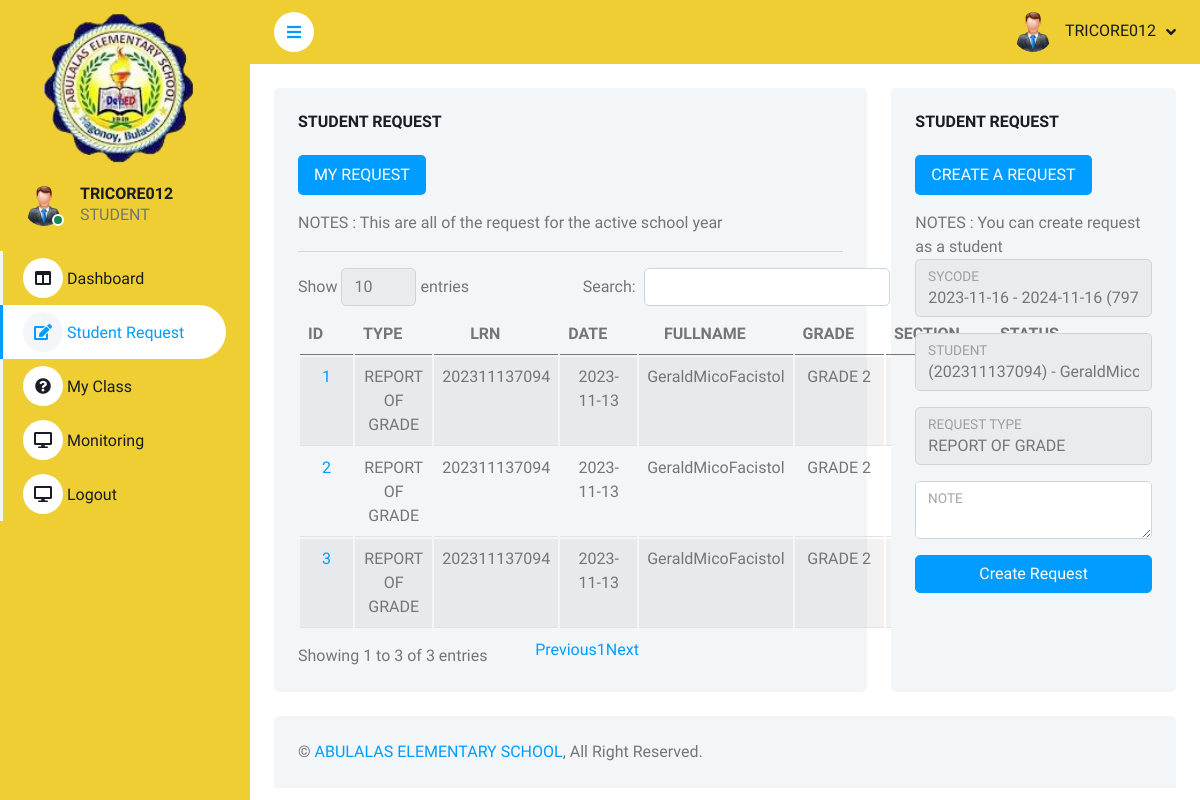
The page /home.php?view=request (signed in) on the database its author committed.
### tables this page shows
CREATE TABLE `tbl_user_information` (
  `user_id` int(11) NOT NULL,
  `uid` varchar(250) NOT NULL,
  `email` varchar(50) NOT NULL,
  `password` varchar(250) NOT NULL,
  `designation` int(50) NOT NULL,
  `code` int(50) NOT NULL,
  `status` varchar(50) NOT NULL
);

CREATE TABLE `tbl_user_designation` (
  `did` int(11) NOT NULL,
  `role` varchar(50) NOT NULL
);

CREATE TABLE `tbl_school_student_request` (
  `reqid` int(11) NOT NULL,
  `sycode` int(50) NOT NULL,
  `uid` varchar(255) NOT NULL,
  `request_type` int(50) NOT NULL,
  `note` text NOT NULL,
  `status` varchar(50) NOT NULL,
  `date_created` date NOT NULL
);

CREATE TABLE `tbl_school_request_type` (
  `req` int(11) NOT NULL,
  `type` varchar(50) NOT NULL
);

CREATE TABLE `tbl_school_student_record` (
  `rid` int(11) NOT NULL,
  `sycode` int(50) NOT NULL,
  `uid` varchar(255) NOT NULL,
  `fname` text NOT NULL,
  `address` text NOT NULL,
  `current_level` int(50) NOT NULL,
  `current_section` int(50) NOT NULL
);

CREATE TABLE `tbl_school_year_details_grade` (
  `gid` int(11) NOT NULL,
  `sycode` int(50) NOT NULL,
  `grade` varchar(100) NOT NULL
);

### route/student-request.php (the view, shortened to what the rows shown need)
<div class="container-fluid pt-4 px-4">
                <div class="row g-4">
                    <div class="col-sm-12 col-xl-8">
                        <div class="bg-light rounded h-100 p-4">
                            <div class="tab-content" id="pills-tabContent">
                                <div class="tab-pane fade show active" id="pills-allrequest" role="tabpanel" aria-labelledby="pills-allrequest-tab">
                                    <table id="myRequestActiveSyTable" class="table table-striped" style="text-align:center;">
                                                  <thead>
                                                      <tr>
                                                        <th scope="col">ID</th>
                                                        <th scope="col">TYPE</th>
                                                        <th scope="col">LRN</th>
                                                        <th scope="col">DATE</th>
                                                        <th scope="col">FULLNAME</th>
                                                        <th scope="col">GRADE</th>
                                                        <th scope="col">SECTION</th>
                                                        <th scope="col">STATUS</th>
                                                      </tr>
                                                   </thead>
                                                 <tbody>
                                                <?php
                                                $uid = $userSession[0]['uid'];
                                                $allRequest = $portCont->getStudentRequestSpecificStudentCurrentSchoolYear($uid);
                                                if (!empty($allRequest)) {
                                                    foreach ($allRequest as $key => $value) {
                                                ?>
                                                <tr>
                                                    <td><a href="home.php?view=request_history&reqid=<?php echo $allRequest[$key]['reqid']; ?>"><?php echo $allRequest[$key]['reqid']; ?></a></td>
                                                    <td><?php echo $allRequest[$key]['type']; ?></td>
                                                    <td><?php echo $allRequest[$key]['uid']; ?></td>
                                                    <td><?php echo $allRequest[$key]['requestcreationdate']; ?></td>
                                                    <td><?php echo $allRequest[$key]['fname']; ?></td>
                                                    <td><?php echo $allRequest[$key]['grade']; ?></td>
                                                    <td><?php echo $allRequest[$key]['section_name']; ?></td>
                                                    <td><?php echo $allRequest[$key]['requeststatus']; ?></td>
                                                </tr>
                                            <?php } } ?>
                                         </tbody>
                                     </table>
                                </div>
                            </div>
                        </div>
                    </div>
                </div>
            </div>

### home.php (shortened to what the rows shown need)
<?php include('connection/MainController.php'); ?>
<!DOCTYPE html>
<html lang="en">
<head>
    <link href="https://cdnjs.cloudflare.com/ajax/libs/font-awesome/5.10.0/css/all.min.css" rel="stylesheet">
    <link href="https://cdn.jsdelivr.net/npm/bootstrap-icons@1.4.1/font/bootstrap-icons.css" rel="stylesheet">
    <link href="lib/owlcarousel/assets/owl.carousel.min.css" rel="stylesheet">
    <link href="lib/tempusdominus/css/tempusdominus-bootstrap-4.min.css" rel="stylesheet" />
    <link href="css/bootstrap.min.css" rel="stylesheet">
    <link href="css/style.css" rel="stylesheet">
    <link rel="stylesheet" type="text/css" href="datatable/datatable/dataTable.bootstrap.min.css">
    <link rel="stylesheet" href="https://unpkg.com/ag-grid-community/dist/styles/ag-grid.css">
    <link rel="stylesheet" href="https://unpkg.com/ag-grid-community/dist/styles/ag-theme-alpine.css">
</head>
<body>
    <div class="container-fluid position-relative bg-white d-flex p-0">
        <div class="sidebar pe-4 pb-3" style="background-color:#eece32;">
            <nav class="navbar navbar-light" style="background-color:#eece32;">
                <div class="d-flex align-items-center ms-4 mb-4">
                    <div class="ms-3">
                        <h6 class="mb-0"><?php echo strtoupper($filteredEmail); ?></h6>
                        <span><?php echo strtoupper($userSession[0]['role']); ?></span>
                    </div>
                </div>
            </nav>
        </div>
        <div class="content">
            <nav class="navbar navbar-expand navbar-light sticky-top px-4 py-0" style="background-color:#eece32;">
                <div class="navbar-nav align-items-center ms-auto">
                    <div class="nav-item dropdown">
                        <a href="#" class="nav-link dropdown-toggle" data-bs-toggle="dropdown">
                            <img class="rounded-circle me-lg-2" src="img/user.png" alt="" style="width: 40px; height: 40px;">
                            <span class="d-none d-lg-inline-flex"><?php echo strtoupper($filteredEmail); ?></span>
                        </a>
                    </div>
                </div>
            </nav>
            <?php if(($userSession[0]['designation'])  == 1) { ?>
            <?php if(!empty($_GET['view'])){ ?>
            <?php if($_GET['view'] == 'home') { ?>
            <?php include('route/admin-home.php'); ?>
            <?php } else if($_GET['view'] == 'request') { ?>
            <?php include('route/admin-studentrequest.php'); ?>
            <?php } else if($_GET['view'] == 'request_history') { ?>
            <?php include('route/admin-request_history.php'); ?>
            <?php } else if($_GET['view'] == 'enrollment') { ?>
            <?php include('route/admin-enrollment.php'); ?>
            <?php } else if($_GET['view'] == 'student-accounts') { ?>
            <?php include('route/admin-student-accounts.php'); ?>
            <?php } else if($_GET['view'] == 'teacher-accounts') { ?>
            <?php include('route/admin-teacher-accounts.php'); ?>
            <?php } else if($_GET['view'] == 'monitoring') { ?>
            <?php include('route/admin-monitoring.php'); ?>
            <?php } else if($_GET['view'] == 'schoolyear') { ?>
            <?php include('route/admin-schoolyear.php'); ?>
            <?php } else if($_GET['view'] == 'school_year_detail') { ?>
            <?php include('route/admin-schoolyear-details.php'); ?>
            <?php } else if($_GET['view'] == 'announcement') { ?>
            <?php include('route/admin-announcement.php'); ?>
            <?php } else if($_GET['view'] == 'lost') { ?>
            <?php include('route/admin-lost.php'); ?>
            <?php }  else { ?>
            <?php }  ?>
            <?php } else { ?>
            <?php include('route/admin-home.php'); ?>
            <?php } ?>
            <?php }else if(($userSession[0]['designation']) == 3) { ?>
            <?php if(!empty($_GET['view'])){ ?>
            <?php if($_GET['view'] == 'home') { ?>
            <?php include('route/student-home.php'); ?>
            <?php } else if($_GET['view'] == 'request') { ?>
            <?php include('route/student-request.php'); ?>
            <?php } else if($_GET['view'] == 'request_history') { ?>
            <?php include('route/student-request_history.php'); ?>
            <?php } else if($_GET['view'] == 'myclass') { ?>
            <?php include('route/student-class.php'); ?>
            <?php } else if($_GET['view'] == 'monitoring') { ?>
            <?php include('route/student-monitoring.php'); ?>
            <?php } else { ?>
            <?php } ?>
            <?php }  else { ?>
            <?php include('route/student-home.php'); ?>
            <?php }  ?>
            <?php } ?>
        </div>
    </div>
</body>
</html>

### rows shown on the page
tbl_user_information: email "TRICORE012", tbl_user_designation.role "STUDENT"
tbl_school_student_request: reqid "3", tbl_school_request_type.type "REPORT OF GRADE", tbl_school_student_record.uid "202311137094", date_created "2023-11-13", tbl_school_student_record.fname "GeraldMicoFacistol", tbl_school_year_details_grade.grade "GRADE 2"
tbl_school_student_request: reqid "2", tbl_school_request_type.type "REPORT OF GRADE", tbl_school_student_record.uid "202311137094", date_created "2023-11-13", tbl_school_student_record.fname "GeraldMicoFacistol", tbl_school_year_details_grade.grade "GRADE 2"
tbl_school_student_request: reqid "1", tbl_school_request_type.type "REPORT OF GRADE", tbl_school_student_record.uid "202311137094", date_created "2023-11-13", tbl_school_student_record.fname "GeraldMicoFacistol", tbl_school_year_details_grade.grade "GRADE 2"

### other values the page prints
form field sycode "2023-11-16 - 2024-11-16 (7978)"
form field request_type "REPORT OF GRADE"
